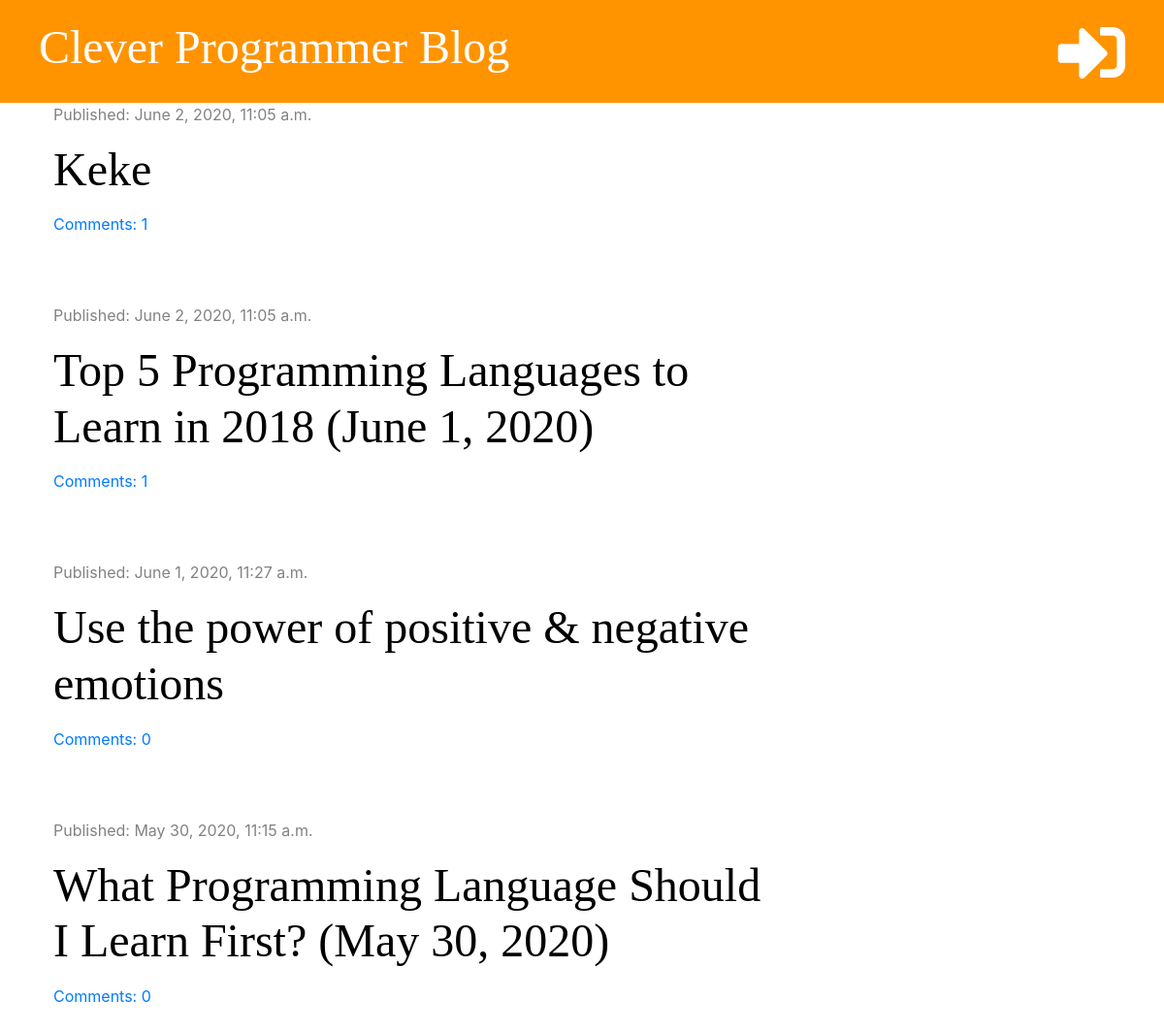
The page / on the database its author committed.
### blog/models.py (models this page shows, shortened)
class Post(models.Model):
    author = models.ForeignKey('auth.User', on_delete=models.CASCADE)
    title = models.CharField(max_length=200)
    text = models.TextField()
    created_date = models.DateTimeField(default=timezone.now())
    published_date = models.DateTimeField(blank=True, null=True)
    def approved_comments(self):
        return self.comments.filter(approved=True)

### blog/views.py (the view)
# urls.py: path('', views.post_list, name='post_list'),
def post_list(request):
    posts = Post.objects.filter(published_date__lte=timezone.now()).order_by('-published_date')
    stuff_for_frontend = {'posts': posts}
    return render(request, 'blog/post_list.html', stuff_for_frontend)

### blog/templatetags/markdownify.py (called while the page is built)
@register.filter
def markdown(value):
    renderer = HighlightRenderer()
    markdown = mistune.Markdown(renderer=renderer)
    return markdown(value)

### blog/templates/blog/post_list.html (shortened to what this page needs)
{% extends 'blog/base.html' %}
{% load markdownify %}
{% block content %}
        {% for post in posts %}
            <div class="post">
                <div class="date">
                    <p>Published: {{ post.published_date }}</p>
                </div>
                <h1><a href="{% url 'post_detail' pk=post.pk %}">{{ post.title }}</a></h1>
                <a href="{% url 'post_detail' pk=post.pk %}">Comments: {{ post.approved_comments.count }}</a>
            </div>
        {% endfor %}
{% endblock %}

### blog/static/css/blog.css (style rules this page uses)
h1, h2, h3, h4 { font-family: 'Tangerine', 'Inconsolata', 'Droid Sans', serif; font-size: 48px; }
.date { color: #828282; }
.post { margin-bottom: 70px; }
.post h1 a { color: #000000; }

### rows shown on the page
Post: published_date "June 2, 2020, 11:05 a.m.", title "Keke", approved_comments.count "1"
Post: published_date "June 2, 2020, 11:05 a.m.", title "Top 5 Programming Languages to Learn in 2018 (June 1, 2020)", approved_comments.count "1"
Post: published_date "June 1, 2020, 11:27 a.m.", title "Use the power of positive & negative emotions", approved_comments.count "0"
Post: published_date "May 30, 2020, 11:15 a.m.", title "What Programming Language Should I Learn First? (May 30, 2020)", approved_comments.count "0"
